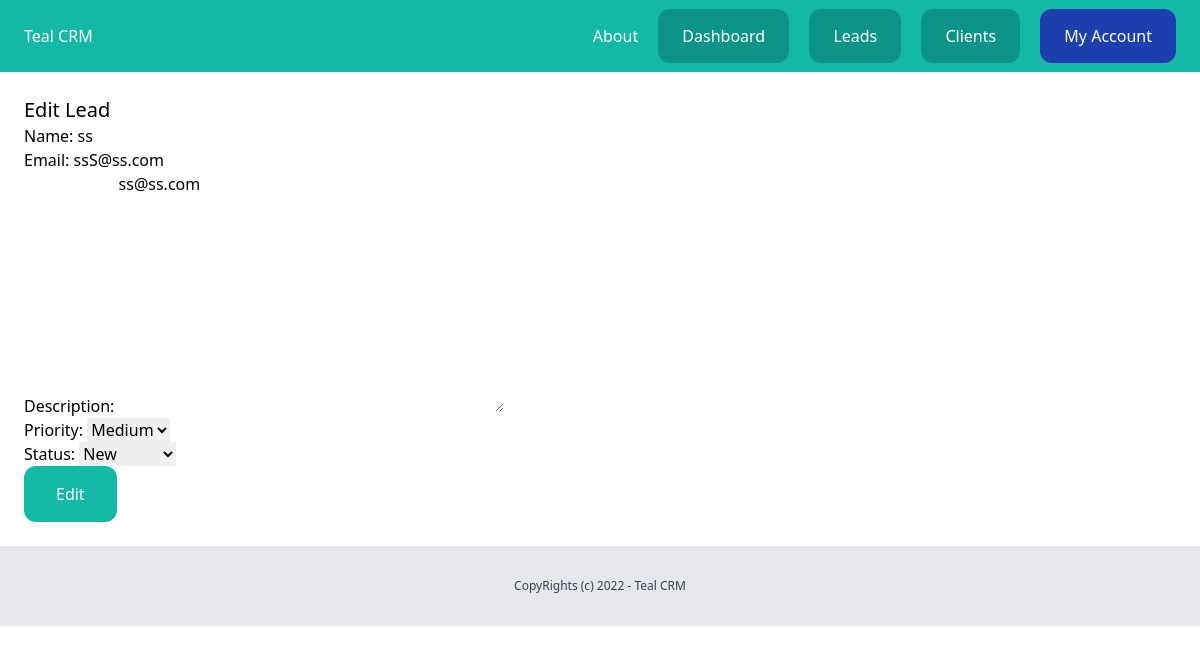
The page /dashboard/leads/15/edit/ (signed in) on the database its author committed.
### lead/models.py (models this page shows, shortened)
class Lead(models.Model):
    LOW = 'low'
    MEDIUM = 'medium'
    HIGH = 'high'
    CHOICES_PRIORITY = (
        (LOW , 'Low'),
        (MEDIUM , 'Medium'),
        (HIGH , 'High'),
        )
    NEW = 'new'
    CONTACTED = 'contacted'
    LOST = 'lost'
    WON ='won'
    CHOICES_STATUS = (
        (NEW , 'New'),
        (CONTACTED , 'Contacted'),
        (LOST , 'Lost'),
        (WON , 'Won'),
        )
    team = models.ForeignKey(Team, related_name='leads',on_delete=models.CASCADE)
    name = models.CharField(max_length=255)
    email = models.EmailField()
    description = models.TextField(blank=True,null=True)
    created_by = models.ForeignKey(User, on_delete=models.CASCADE , related_name='leads')
    created_at = models.DateTimeField(auto_now_add=True)
    priority = models.CharField(max_length=10,choices=CHOICES_PRIORITY,default=MEDIUM)
    status = models.CharField(max_length=10,choices=CHOICES_STATUS,default=NEW)
    modified = models.DateTimeField(auto_now=True)
    converted_to_client = models.BooleanField(default=False)
    class Meta:
        ordering = ('name',)

### lead/views.py (the view)
# urls.py: path('<int:pk>/edit/', views.LeadUpdateView.as_view(),name='edit-lead'),
class LeadUpdateView(UpdateView):
    model = Lead
    fields = ('name','email','description','priority','status')
    template_name = 'lead/lead_form.html'
    success_url = reverse_lazy('leads-list')
    @method_decorator(login_required)
    def dispatch(self,  *args, **kwargs) :
        return super().dispatch(*args, **kwargs)
    def get_queryset(self):
        queryset =  super(LeadUpdateView,self).get_queryset()
        queryset = queryset.filter(created_by =self.request.user, pk = self.kwargs.get('pk'))
        return queryset
    def get_context_data(self, **kwargs: Any) -> Dict[str, Any]:
        context = super().get_context_data(**kwargs)
        context['title'] = 'Edit Lead'
        return context

### lead/templates/lead/lead_form.html (shortened to what this page needs)
{% extends 'core/base.html' %}
{% block content %}
    <div class="py-6 px-6">
        <h1 class="text-xl">{{title}}</h1>
        {% if team.plan.max_leads > team.leads.count or title == 'Edit Lead'%}
            <form method="post" action=".">
                {{form.as_p}}
                <button class="py-4 px-8 bg-teal-500 text-white rounded-xl">Edit</button>
            </form>
        {% else %}
            <div class="mt-6 py-6 px-6 bg-red-400 rounded-xl text-white">
                Your Team Has Reached The Maximum Number of Leads!. Your Owner Should Upgrade Your Plan!
            </div>
        {% endif %}
    </div>
{% endblock content %}

### rows shown on the page
Lead: name "ss", email "ssS@ss.com", description "ss@ss.com", priority "Medium", status "New"

### other values the page prints
{{ title }} "Edit Lead"
